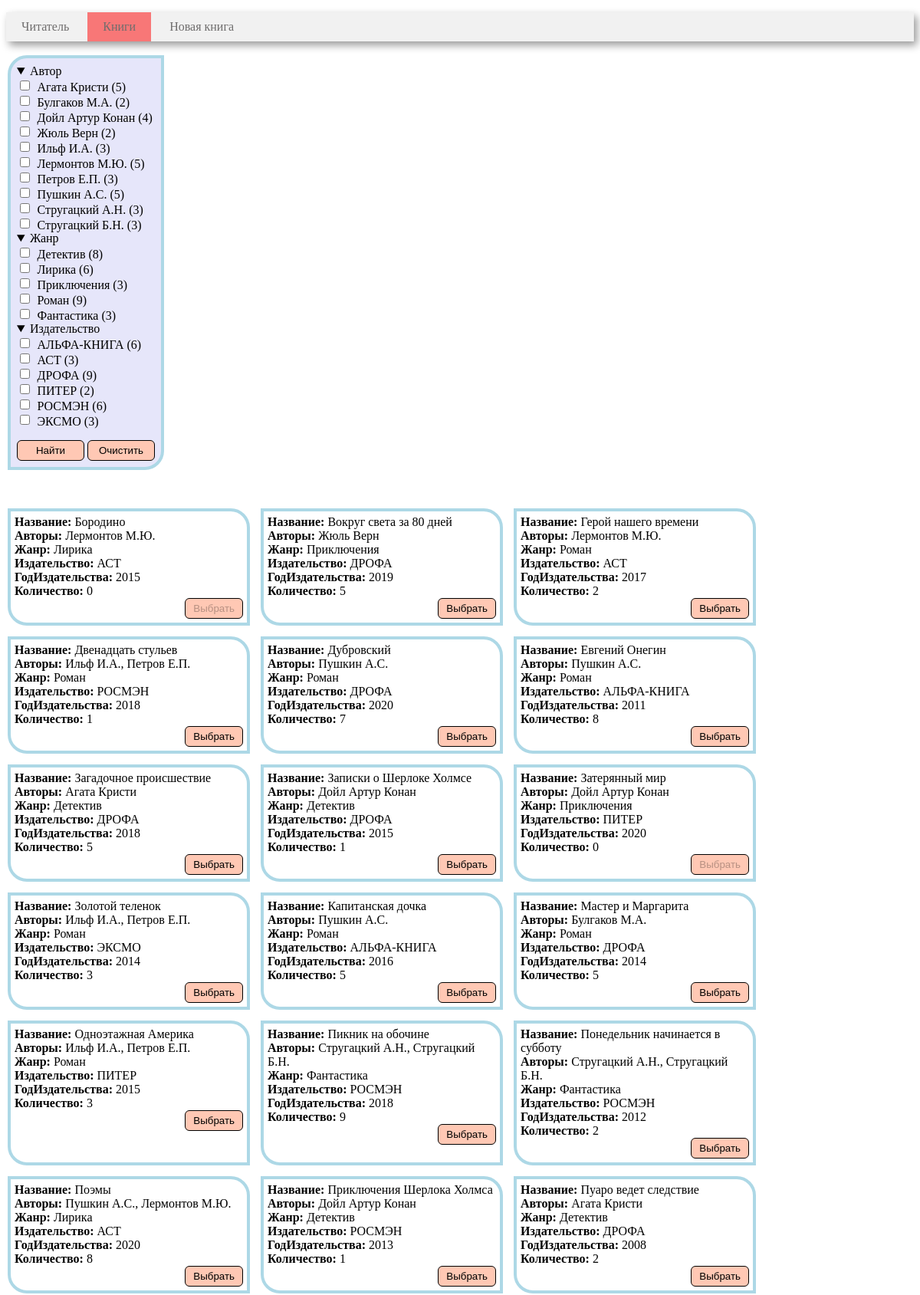
The app's page /book_search (upper part) with its own data.
### tables this page shows
CREATE TABLE author (
       author_id INTEGER PRIMARY KEY AUTOINCREMENT,
	   author_name VARCHAR(30)
);

CREATE TABLE genre (
       genre_id INTEGER PRIMARY KEY AUTOINCREMENT,
	   genre_name VARCHAR(30)
);

CREATE TABLE publisher (
       publisher_id INTEGER PRIMARY KEY AUTOINCREMENT,
	   publisher_name VARCHAR(40)
);

CREATE TABLE book (
      book_id INTEGER PRIMARY KEY AUTOINCREMENT, 
	  title VARCHAR(80),
      genre_id int, 
      publisher_id INT,
      year_publication INT,
      available_numbers INT, 
      FOREIGN KEY (genre_id)  REFERENCES genre (genre_id) ON DELETE CASCADE,
      FOREIGN KEY (publisher_id)  REFERENCES publisher (publisher_id) ON DELETE CASCADE
);

### controllers/book_search.py (the view)
@app.route('/book_search', methods=['get'])
def book_search():
    conn = get_db_connection()
    if request.values.get('book'):
        book_id = request.values.get('book')
        borrow_book(conn, book_id, session['reader_id'])
    if request.values.get('genre'):
        genre_list = request.values.getlist('genre')
    else:
        genre_list = []
    if request.values.get('author'):
        author_list = request.values.getlist('author')
    else:
        author_list = []
    if request.values.get('publisher'):
        publisher_list = request.values.getlist('publisher')
    else:
        publisher_list = []
    create_info(conn)
    df_book_info = get_book_info(conn, genre_list, author_list, publisher_list)
    df_genre = get_genre(conn)
    df_author = get_author(conn)
    df_publisher = get_publisher(conn)
    conn.close()
    html = render_template(
        'book_search.html',
        genre=df_genre,
        author=df_author,
        publisher=df_publisher,
        book_info=df_book_info,
        len=len,
        print=print,
        genre_list=genre_list,
        author_list=author_list,
        publisher_list=publisher_list
    )
    return html

### models/book_search_model.py (called while the page is built)
def get_genre(conn):
    return pd.read_sql("""
 SELECT genre_name,count(b.book_id) as counting
 FROM genre
 join book b on genre.genre_id = b.genre_id
 group by genre_name
 order by genre_name
 """, conn)

def get_author(conn):
    return pd.read_sql("""
 SELECT a.author_name,count(ba.book_id) as counting
 FROM book_author ba
 join author a on ba.author_id = a.author_id
 group by ba.author_id
 order by a.author_name
 """, conn)

def get_publisher(conn):
    return pd.read_sql("""
 SELECT publisher_name, count(b.book_id)
 FROM publisher
 join book b on publisher.publisher_id = b.publisher_id
 group by publisher_name
 order by publisher_name
 """, conn)

def get_book_info(conn, g, a, p):
    genre_list = g
    author_list = a
    publisher_list = p
    df = pd.read_sql("""select * from book_info;""", conn)
    if genre_list:
        df = df[df.Жанр.isin(genre_list)]
    if author_list:
        df1 = pd.read_sql(f'''select author_name, ba.book_id from author
        join book_author ba on author.author_id = ba.author_id;''', conn)
        df1 = df1[df1.author_name.isin(author_list)]
        df = df[df.book_id.isin(df1.book_id)]
    if publisher_list:
        df = df[df.Издательство.isin(publisher_list)]
    df = df.reset_index(drop=True)
    return df

def create_info(conn):
    cur = conn.cursor()
    cur.executescript("""
    drop view if exists book_info;
    """)
    cur.executescript("""
    create view book_info as
                     SELECT b.book_id as book_id, b.title as Название,
                     group_concat(a.author_name, ', ')  as Авторы,
                     g.genre_name as Жанр,   p.publisher_name as Издательство,
                     b.year_publication as ГодИздательства, b.available_numbers as Количество
                     FROM book_author
                     join book b on book_author.book_id = b.book_id
                     join author a on book_author.author_id = a.author_id
                     join genre g on b.genre_id = g.genre_id
                     join publisher p on b.publisher_id = p.publisher_id
                     group by b.title order by b.title;
                     """)
    conn.commit()

### utils.py (called while the page is built)
def get_db_connection():
    return sqlite3.connect('library.sqlite')

### templates/book_search.html (shortened to what this page needs)
<!DOCTYPE html>
<head>
    <link rel="stylesheet" href="/static/css/style.css">
    {% macro render_list(title, name, relation, selected) %}
        <details open>
            <summary>{{ title }}</summary>
            {% set n = len(relation) %}
            {% for i in range(n) %}
                {% if relation.iloc[i][0] in selected %}
                    <input checked type="checkbox" name={{ name }} value='{{ relation.iloc[i][0] }}' id=
                            {{ name }}{{ i }}>
                    <label for={{ name }}{{ i }} class="details_label">{{ relation.iloc[i][0] }}
                        ({{ relation.iloc[i][1] }})</label>
                    <br>
                {% else %}
                    <input type="checkbox" name={{ name }} value='{{ relation.iloc[i][0] }}' id=
                            {{ name }}{{ i }}>
                    <label for={{ name }}{{ i }} class="details_label">{{ relation.iloc[i][0] }}
                        ({{ relation.iloc[i][1] }})</label>
                    <br>
                {% endif %}
            {% endfor %}
        </details>
    {% endmacro %}
    {% macro grid_list(relation, relation_name) %}
        {% set n = len(relation) %}
        {% for i in range(n) %}
            <div class="{{ i }}">
                {% for name in relation.dtypes.index[1:] %}
                    <b>{{ name }}: </b>{{ relation.loc[i][name] }}<br>
                {% endfor %}
                <form method="get">
                    <button type="submit" name={{ relation_name }} class="button"
                            value="{{ relation.loc[i]['book_id'] }}"
                            style="float: right;" {% if relation.loc[i]['Количество'] == 0 %}disabled{% endif %}>
                        Выбрать
                    </button>
                </form>
            </div>
        {% endfor %}
    {% endmacro %}
</head>
<body>
<div class=menu>
    <ul>
        <li><a href={{ url_for("index") }}>Читатель</a></li>
        <li class=active><a href={{ url_for("book_search") }}>Книги</a></li>
        <li><a href={{ url_for("new_book") }}>Новая книга</a></li>
    </ul>
</div>
<div class="container">
    <div class="form">
        <form>
            {{ render_list("Автор", "author", author, author_list) }}
            {{ render_list("Жанр", "genre", genre, genre_list) }}
            {{ render_list("Издательство", "publisher", publisher, publisher_list) }}
            <p>
                <input type="submit" class="button" value="Найти" style="float: left; display: inline; width: 88px;">
            </p>
        </form>
        <form action="{{ url_for('book_search') }}" method="get" style="float: right; display: inline;">
            <input type="submit" class="button" value="Очистить" style="width: 88px;">
        </form>
    </div>
    <div>
        <p>
        <div class="grid">
            {{ grid_list(book_info, 'book') }}
        </div>
    </div>
</div>
</body>
</html>

### static/css/style.css (style rules this page uses)
.menu { background-color: #f1f1f1; box-shadow: 4px 5px 10px rgba(0, 0, 0, 0.4); width: 100%; }
.menu li { display: inline-block; vertical-align: top; color: #6f6d6d; padding: 10px; }
.menu a { text-decoration: none; color: #6f6d6d; padding: 10px; }
.menu ul { padding: 0; }
.active { background-color: #f87777; color: #f8f8f8; }
input { width: auto; padding: 5px; border-radius: 4px; text-align: center; }
.container { display: flex; flex-direction: row; flex-wrap: wrap; grid-gap: 30px; }
.button { cursor: pointer; background-color: #ffc8b4; border: 1px solid black; border-radius: 6px; padding: 5px 10px; }
.grid { display: grid; grid-template-columns: repeat(3, 320px); grid-auto-rows: auto; grid-gap: 10px; }
.grid > * { margin: 2px; border: 4px solid lightblue; padding: 5px; border-radius: 0 25px; }
.form { margin: 2px; border: 4px solid lightblue; padding: 8px; border-radius: 25px 0; background: lavender; width: 180px; height: fit-content; }
.details_label { cursor: pointer; padding: 2.5px; border-radius: 6px; width: max-content; }

### records on screen
author: author_name "Агата Кристи", iloc "5"
author: author_name "Булгаков М.А.", iloc "2"
author: author_name "Дойл Артур Конан", iloc "4"
author: author_name "Жюль Верн", iloc "2"
author: author_name "Ильф И.А.", iloc "3"
author: author_name "Лермонтов М.Ю.", iloc "5"
author: author_name "Петров Е.П.", iloc "3"
author: author_name "Пушкин А.С.", iloc "5"
author: author_name "Стругацкий А.Н.", iloc "3"
author: author_name "Стругацкий Б.Н.", iloc "3"
genre: genre_name "Детектив", iloc "8"
genre: genre_name "Лирика", iloc "6"
genre: genre_name "Приключения", iloc "3"
genre: genre_name "Роман", iloc "9"
genre: genre_name "Фантастика", iloc "3"
publisher: publisher_name "АЛЬФА-КНИГА", iloc "6"
publisher: publisher_name "АСТ", iloc "3"
publisher: publisher_name "ДРОФА", iloc "9"
publisher: publisher_name "ПИТЕР", publisher_id "2"
publisher: publisher_name "РОСМЭН", iloc "6"
publisher: publisher_name "ЭКСМО", iloc "3"
book: title "Бородино"
book: title "Вокруг света за 80 дней"
book: title "Герой нашего времени"
book: title "Двенадцать стульев"
book: title "Дубровский"
book: title "Евгений Онегин"
book: title "Загадочное происшествие"
book: title "Записки о Шерлоке Холмсе"
book: title "Затерянный мир"
book: title "Золотой теленок"
book: title "Капитанская дочка"
book: title "Мастер и Маргарита"
book: title "Одноэтажная Америка"
book: title "Пикник на обочине"
book: title "Понедельник начинается в субботу"
book: title "Поэмы"
book: title "Приключения Шерлока Холмса"
book: title "Пуаро ведет следствие"

### other values on screen
{{ title }} "Автор Жанр Издательство"
{{ name }} "Название" "Авторы" "Жанр" "Издательство" "ГодИздательства" "Количество" "Название" "Авторы" "Жанр" "Издательство" "ГодИздательства" "Количество" "Название" "Авторы" "Жанр" "Издательство" "ГодИздательства" "Количество" "Название" "Авторы" "Жанр" "Издательство" "ГодИздательства" "Количество" "Название" "Авторы" "Жанр" "Издательство" "ГодИздательства" "Количество" "Название" "Авторы" "Жанр" "Издательство" "ГодИздательства" "Количество" "Название" "Авторы" "Жанр" "Издательство" "ГодИздательства" "Количество" "Название" "Авторы" "Жанр" "Издательство" "ГодИздательства" "Количество" "Название" "Авторы" "Жанр" "Издательство" "ГодИздательства" "Количество" "Название" "Авторы" "Жанр" "Издательство" "ГодИздательства" "Количество" "Название" "Авторы" "Жанр" "Издательство" "ГодИздательства" "Количество" "Название" "Авторы" "Жанр" "Издательство" "ГодИздательства" "Количество" "Название" "Авторы" "Жанр" "Издательство" "ГодИздательства" "Количество" "Название" "Авторы" "Жанр" "Издательство" "ГодИздательства" "Количество" "Название" "Авторы" "Жанр" "Издательство" "ГодИздательства" "Количество" "Название" "Авторы" "Жанр" "Издательство" "ГодИздательства" "Количество" "Название" "Авторы" "Жанр" "Издательство" "ГодИздательства" "Количество" "Название" "Авторы" "Жанр" "Издательство" "ГодИздательства" "Количество"
{{ relation.loc[i][name] }} "Лермонтов М.Ю." "Лирика" "АСТ" "2015" "0" "Жюль Верн" "Приключения" "ДРОФА" "2019" "5" "Лермонтов М.Ю." "Роман" "АСТ" "2017" "2" "Ильф И.А., Петров Е.П." "Роман" "РОСМЭН" "2018" "1" "Пушкин А.С." "Роман" "ДРОФА" "2020" "7" "Пушкин А.С." "Роман" "АЛЬФА-КНИГА" "2011" "8" "Агата Кристи" "Детектив" "ДРОФА" "2018" "5" "Дойл Артур Конан" "Детектив" "ДРОФА" "2015" "1" "Дойл Артур Конан" "Приключения" "ПИТЕР" "2020" "0" "Ильф И.А., Петров Е.П." "Роман" "ЭКСМО" "2014" "3" "Пушкин А.С." "Роман" "АЛЬФА-КНИГА" "2016" "5" "Булгаков М.А." "Роман" "ДРОФА" "2014" "5" "Ильф И.А., Петров Е.П." "Роман" "ПИТЕР" "2015" "3" "Стругацкий А.Н., Стругацкий Б.Н." "Фантастика" "РОСМЭН" "2018" "9" "Стругацкий А.Н., Стругацкий Б.Н." "Фантастика" "РОСМЭН" "2012" "2" "Пушкин А.С., Лермонтов М.Ю." "Лирика" "АСТ" "2020" "8" "Дойл Артур Конан" "Детектив" "РОСМЭН" "2013" "1" "Агата Кристи" "Детектив" "ДРОФА" "2008" "2"
